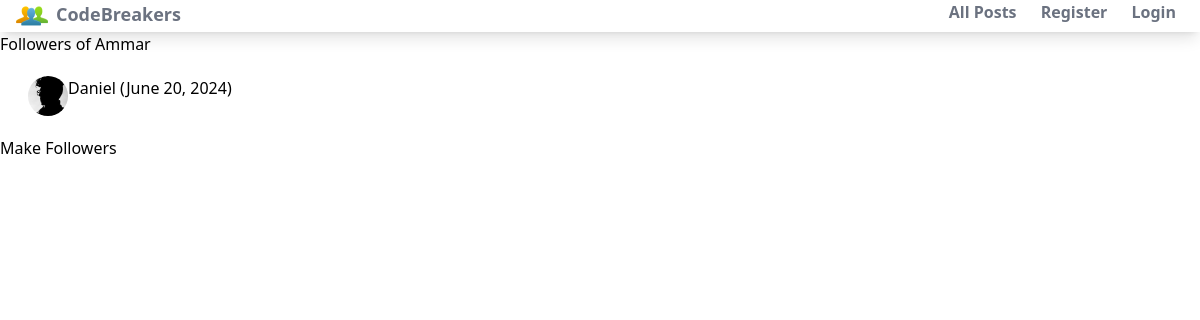
Before: /follows/Ammar/ with the older database file.
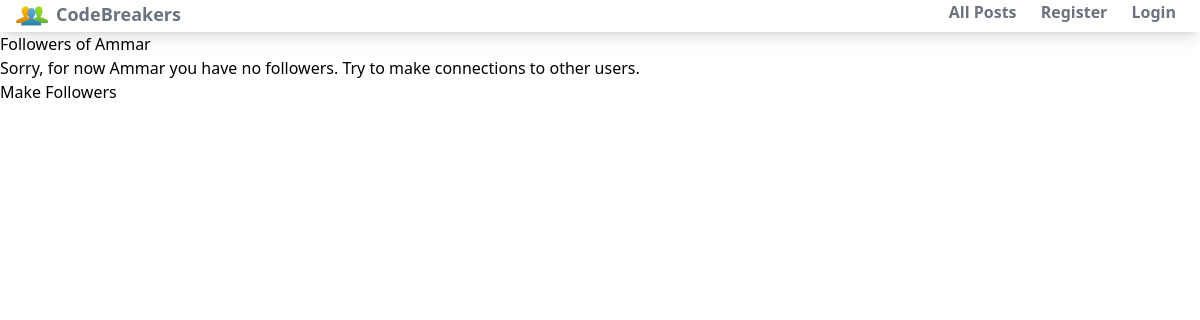
After: the same page with the newer database file.
### users/models.py (models this page shows, shortened)
class Friendship(models.Model):
    from_user = models.ForeignKey(User, related_name='from_user', on_delete=models.CASCADE)
    to_user = models.ForeignKey(User, related_name='to_user', on_delete=models.CASCADE)
    created_at = models.DateTimeField(auto_now_add=True)
    class Meta:
        unique_together = ('from_user', 'to_user')

class Profile(models.Model):
    user = models.OneToOneField(settings.AUTH_USER_MODEL, on_delete=models.CASCADE)
    photo = models.ImageField(default='users/images/anonymous.png', upload_to='users/%Y/%m/%d', blank=True)
    bio = models.TextField(max_length=200,blank=True)

### users/views.py (the view)
# urls.py: path('follows/<str:username>/', views.FollowersListView.as_view(), name='follower_list'),
class FollowersListView(ListView):
    model = Friendship
    template_name = 'users/follower_list.html'
    context_object_name = 'followers'
    def get_queryset(self):
        username = self.kwargs['username']
        self.user = User.objects.get(username=username)
        return Friendship.objects.filter(to_user=self.user)
    def get_context_data(self, **kwargs):
        context = super().get_context_data(**kwargs)
        context['user'] = self.user
        context['users_with_profiles'] = User.objects.filter(profile__isnull=False)
        return context

### users/templates/users/follower_list.html (shortened to what this page needs)
{% extends "users/base.html" %}
{% load static %}
{% block body %}
<h2>Followers of {{ user.username }}</h2>
  {% if followers %}
    <ul>
      {% for follower in followers %}
        <li class="user-container flex mx-5 my-5">
          <img class="h-10 w-10 rounded-full ml-2" src="{{ follower.from_user.profile.photo.url }}" alt="{{ follower.from_user.username }}'s Profile Photo" onerror="this.onerror=null; this.src='{% static 'users/images/user.png' %}'">
          {{ follower.from_user.username }} ({{ follower.created_at|date:"F j, Y" }})
        </li>
      {% endfor %}
    </ul>
    <a href="{% url 'follower_create' %}" class="btn btn-primary">Make Followers</a>
  {% else %}
    <p>Sorry, for now {{ user.username }} you have no followers. Try to make connections to other users.</p>
    <a href="{% url 'follower_create' %}" class="btn btn-primary">Make Followers</a>
  {% endif %}
{% endblock %}

Changed rows visible on the page:
no longer on this page (row edited): Friendship: from_user.profile.photo (placeholder picture), from_user.username "Daniel", created_at "June 20, 2024"
Other visible differences:
{{ user.username }}: (not shown) → "Ammar"
text now shown: "Sorry, for now you have no followers. Try to make connections to other users."
